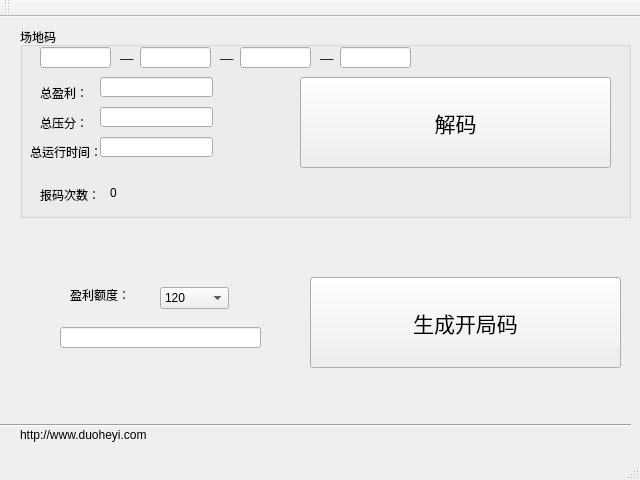
<?xml version="1.0" encoding="UTF-8"?>
<ui version="4.0">
 <class>CodingClass</class>
 <widget class="QMainWindow" name="CodingClass">
  <property name="geometry">
   <rect>
    <x>0</x>
    <y>0</y>
    <width>640</width>
    <height>480</height>
   </rect>
  </property>
  <property name="minimumSize">
   <size>
    <width>640</width>
    <height>480</height>
   </size>
  </property>
  <property name="maximumSize">
   <size>
    <width>640</width>
    <height>480</height>
   </size>
  </property>
  <property name="windowTitle">
   <string>多合一打码机器（http://www.duoheyi.com）</string>
  </property>
  <widget class="QWidget" name="centralWidget">
   <widget class="QGroupBox" name="groupBox">
    <property name="geometry">
     <rect>
      <x>20</x>
      <y>10</y>
      <width>611</width>
      <height>191</height>
     </rect>
    </property>
    <property name="title">
     <string>场地码</string>
    </property>
    <widget class="QLineEdit" name="lineEdit">
     <property name="geometry">
      <rect>
       <x>20</x>
       <y>20</y>
       <width>71</width>
       <height>21</height>
      </rect>
     </property>
     <property name="sizePolicy">
      <sizepolicy hsizetype="Expanding" vsizetype="Fixed">
       <horstretch>0</horstretch>
       <verstretch>0</verstretch>
      </sizepolicy>
     </property>
     <property name="inputMethodHints">
      <set>Qt::ImhNone</set>
     </property>
     <property name="inputMask">
      <string/>
     </property>
     <property name="maxLength">
      <number>5</number>
     </property>
    </widget>
    <widget class="QLineEdit" name="lineEdit_2">
     <property name="geometry">
      <rect>
       <x>120</x>
       <y>20</y>
       <width>71</width>
       <height>21</height>
      </rect>
     </property>
     <property name="inputMethodHints">
      <set>Qt::ImhDigitsOnly</set>
     </property>
     <property name="maxLength">
      <number>5</number>
     </property>
    </widget>
    <widget class="QLineEdit" name="lineEdit_3">
     <property name="geometry">
      <rect>
       <x>220</x>
       <y>20</y>
       <width>71</width>
       <height>21</height>
      </rect>
     </property>
     <property name="inputMethodHints">
      <set>Qt::ImhDigitsOnly</set>
     </property>
     <property name="maxLength">
      <number>5</number>
     </property>
    </widget>
    <widget class="QLabel" name="label">
     <property name="geometry">
      <rect>
       <x>100</x>
       <y>10</y>
       <width>16</width>
       <height>31</height>
      </rect>
     </property>
     <property name="text">
      <string>__</string>
     </property>
    </widget>
    <widget class="QLabel" name="label_2">
     <property name="geometry">
      <rect>
       <x>200</x>
       <y>10</y>
       <width>16</width>
       <height>31</height>
      </rect>
     </property>
     <property name="text">
      <string>__</string>
     </property>
    </widget>
    <widget class="QPushButton" name="pushButton">
     <property name="geometry">
      <rect>
       <x>280</x>
       <y>50</y>
       <width>311</width>
       <height>91</height>
      </rect>
     </property>
     <property name="font">
      <font>
       <pointsize>16</pointsize>
      </font>
     </property>
     <property name="text">
      <string>解码</string>
     </property>
    </widget>
    <widget class="QLabel" name="label_3">
     <property name="geometry">
      <rect>
       <x>20</x>
       <y>60</y>
       <width>54</width>
       <height>12</height>
      </rect>
     </property>
     <property name="text">
      <string>总盈利：</string>
     </property>
    </widget>
    <widget class="QLabel" name="label_4">
     <property name="geometry">
      <rect>
       <x>20</x>
       <y>90</y>
       <width>54</width>
       <height>12</height>
      </rect>
     </property>
     <property name="text">
      <string>总压分：</string>
     </property>
    </widget>
    <widget class="QLabel" name="label_5">
     <property name="geometry">
      <rect>
       <x>20</x>
       <y>160</y>
       <width>61</width>
       <height>16</height>
      </rect>
     </property>
     <property name="text">
      <string>报码次数：</string>
     </property>
    </widget>
    <widget class="QLineEdit" name="lineEdit_4">
     <property name="geometry">
      <rect>
       <x>80</x>
       <y>50</y>
       <width>113</width>
       <height>20</height>
      </rect>
     </property>
     <property name="readOnly">
      <bool>true</bool>
     </property>
    </widget>
    <widget class="QLineEdit" name="lineEdit_5">
     <property name="geometry">
      <rect>
       <x>80</x>
       <y>80</y>
       <width>113</width>
       <height>20</height>
      </rect>
     </property>
     <property name="readOnly">
      <bool>true</bool>
     </property>
    </widget>
    <widget class="QLabel" name="label_8">
     <property name="geometry">
      <rect>
       <x>90</x>
       <y>160</y>
       <width>54</width>
       <height>12</height>
      </rect>
     </property>
     <property name="text">
      <string>0</string>
     </property>
    </widget>
    <widget class="QLineEdit" name="lineEdit_8">
     <property name="geometry">
      <rect>
       <x>80</x>
       <y>110</y>
       <width>113</width>
       <height>20</height>
      </rect>
     </property>
    </widget>
    <widget class="QLabel" name="label_10">
     <property name="geometry">
      <rect>
       <x>10</x>
       <y>109</y>
       <width>71</width>
       <height>31</height>
      </rect>
     </property>
     <property name="text">
      <string>总运行时间：</string>
     </property>
    </widget>
    <widget class="QLineEdit" name="lineEdit_7">
     <property name="geometry">
      <rect>
       <x>320</x>
       <y>20</y>
       <width>71</width>
       <height>21</height>
      </rect>
     </property>
     <property name="maxLength">
      <number>5</number>
     </property>
    </widget>
    <widget class="QLabel" name="label_9">
     <property name="geometry">
      <rect>
       <x>300</x>
       <y>10</y>
       <width>16</width>
       <height>31</height>
      </rect>
     </property>
     <property name="text">
      <string>__</string>
     </property>
    </widget>
   </widget>
   <widget class="QLabel" name="label_6">
    <property name="geometry">
     <rect>
      <x>70</x>
      <y>270</y>
      <width>61</width>
      <height>16</height>
     </rect>
    </property>
    <property name="text">
     <string>盈利额度：</string>
    </property>
   </widget>
   <widget class="QComboBox" name="comboBox">
    <property name="geometry">
     <rect>
      <x>160</x>
      <y>270</y>
      <width>69</width>
      <height>22</height>
     </rect>
    </property>
    <item>
     <property name="text">
      <string>120</string>
     </property>
    </item>
    <item>
     <property name="text">
      <string>240</string>
     </property>
    </item>
    <item>
     <property name="text">
      <string>480</string>
     </property>
    </item>
    <item>
     <property name="text">
      <string>960</string>
     </property>
    </item>
    <item>
     <property name="text">
      <string>1500</string>
     </property>
    </item>
    <item>
     <property name="text">
      <string>3000</string>
     </property>
    </item>
    <item>
     <property name="text">
      <string>5000</string>
     </property>
    </item>
    <item>
     <property name="text">
      <string>10000</string>
     </property>
    </item>
    <item>
     <property name="text">
      <string>20000</string>
     </property>
    </item>
    <item>
     <property name="text">
      <string>50000</string>
     </property>
    </item>
    <item>
     <property name="text">
      <string>100000</string>
     </property>
    </item>
    <item>
     <property name="text">
      <string>200000</string>
     </property>
    </item>
   </widget>
   <widget class="QPushButton" name="pushButton_2">
    <property name="geometry">
     <rect>
      <x>310</x>
      <y>260</y>
      <width>311</width>
      <height>91</height>
     </rect>
    </property>
    <property name="font">
     <font>
      <pointsize>16</pointsize>
     </font>
    </property>
    <property name="text">
     <string>生成开局码</string>
    </property>
   </widget>
   <widget class="QLineEdit" name="lineEdit_6">
    <property name="geometry">
     <rect>
      <x>60</x>
      <y>310</y>
      <width>201</width>
      <height>21</height>
     </rect>
    </property>
   </widget>
   <widget class="QLabel" name="label_7">
    <property name="geometry">
     <rect>
      <x>20</x>
      <y>410</y>
      <width>551</width>
      <height>16</height>
     </rect>
    </property>
    <property name="text">
     <string>http://www.duoheyi.com</string>
    </property>
   </widget>
   <widget class="Line" name="line">
    <property name="geometry">
     <rect>
      <x>0</x>
      <y>400</y>
      <width>631</width>
      <height>16</height>
     </rect>
    </property>
    <property name="orientation">
     <enum>Qt::Horizontal</enum>
    </property>
   </widget>
  </widget>
  <widget class="QMenuBar" name="menuBar">
   <property name="geometry">
    <rect>
     <x>0</x>
     <y>0</y>
     <width>640</width>
     <height>19</height>
    </rect>
   </property>
  </widget>
  <widget class="QToolBar" name="mainToolBar">
   <attribute name="toolBarArea">
    <enum>TopToolBarArea</enum>
   </attribute>
   <attribute name="toolBarBreak">
    <bool>false</bool>
   </attribute>
  </widget>
  <widget class="QStatusBar" name="statusBar"/>
 </widget>
 <layoutdefault spacing="6" margin="11"/>
 <tabstops>
  <tabstop>lineEdit</tabstop>
  <tabstop>lineEdit_2</tabstop>
  <tabstop>lineEdit_3</tabstop>
  <tabstop>lineEdit_7</tabstop>
  <tabstop>lineEdit_4</tabstop>
  <tabstop>lineEdit_5</tabstop>
  <tabstop>lineEdit_8</tabstop>
  <tabstop>pushButton</tabstop>
  <tabstop>comboBox</tabstop>
  <tabstop>lineEdit_6</tabstop>
  <tabstop>pushButton_2</tabstop>
 </tabstops>
 <resources>
  <include location="coding.qrc"/>
 </resources>
 <connections>
  <connection>
   <sender>comboBox</sender>
   <signal>currentIndexChanged(QString)</signal>
   <receiver>comboBox</receiver>
   <slot>clearEditText()</slot>
   <hints>
    <hint type="sourcelabel">
     <x>188</x>
     <y>315</y>
    </hint>
    <hint type="destinationlabel">
     <x>177</x>
     <y>322</y>
    </hint>
   </hints>
  </connection>
 </connections>
 <slots>
  <slot>dirui(bool)</slot>
 </slots>
</ui>
